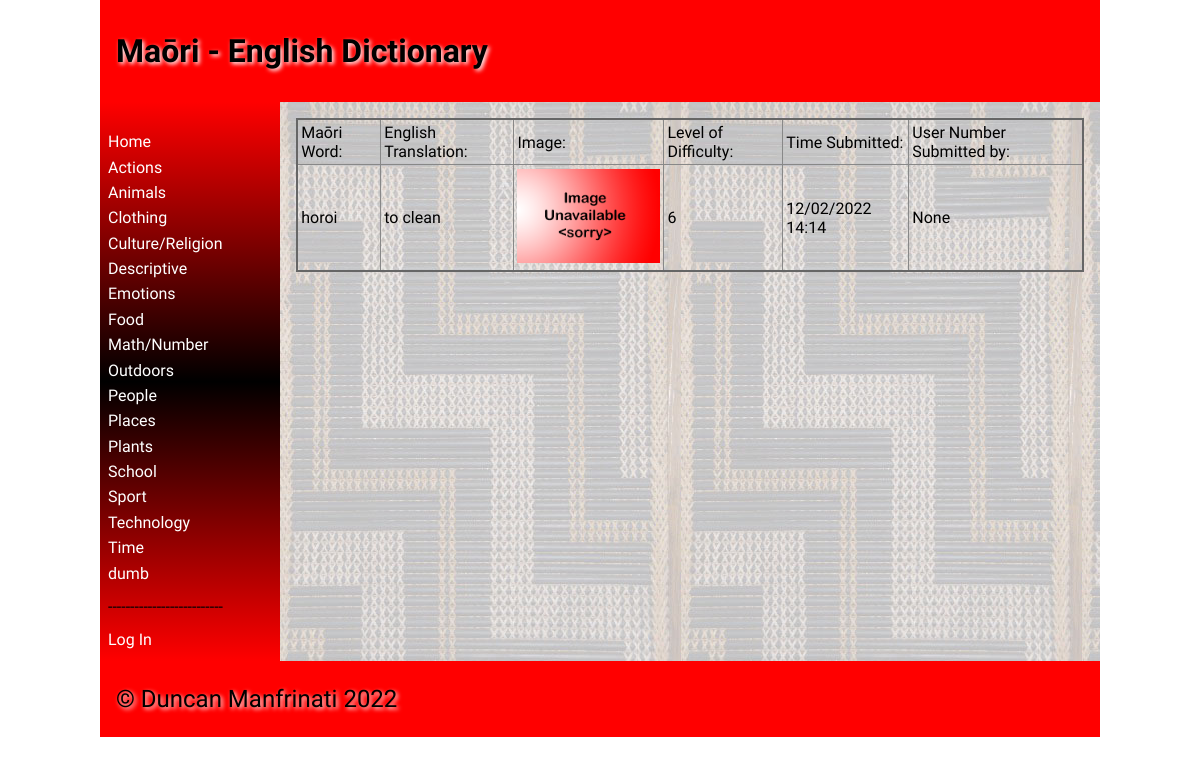
Screenshot of /word/7 with the database file from the repository.
### tables this page shows
CREATE TABLE categories
(
	id integer
		constraint categories_pk
			primary key autoincrement,
	categories varchar(900)
);

CREATE TABLE "dictionary"
(
	id integer
		constraint dictionary_pk
			primary key autoincrement,
	maori varchar(60),
	english varchar(60),
	category_id integer
		references categories,
	definition varchar(900),
	level integer,
	image varchar(60),
	time datetime,
	user_id interger
);

### app.py (the view, shortened to what this page needs)
@app.route("/word/<id>", methods=['POST', 'GET'])
def dictionary(id):
    id = int(id)
    con = create_connection(DATA_BASE)
    query = "SELECT id, maori, english, image, level, time, user_id FROM dictionary WHERE id=?;"
    cur = con.cursor()
    cur.execute(query, (id,))
    word = cur.fetchall()
    con.close()
    return render_template("word.html", is_teacher=is_teacher(), logged_in=is_logged_in(), word=word, id=id,
                           categories=categories())

### app.py (called while the page is built)
def create_connection(db_file):
    try:
        connection = sqlite3.connect(db_file)
        connection.execute('pragma foreign_keys=ON')
        return connection
    except Error as e:
        print(e)
    return None

def is_logged_in():
    if session.get("email") is None:
        print("Not Logged In")
        return False
    else:
        print("Logged In")
        return True

def is_teacher():
    teacher = False
    if session.get("teacher") is None:
        teacher = False
    elif session.get("teacher"):
        teacher = True
    return teacher

def categories():
    con = create_connection(DATA_BASE)
    query = "SELECT id,categories FROM categories"
    cur = con.cursor()
    cur.execute(query, )
    category_ids = cur.fetchall()
    con.close()
    return category_ids

### templates/word.html (shortened to what this page needs)
{% extends 'base.html' %}
{% block heading %}Maōri - English Dictionary{% endblock %}
{% block main %}
<table class="word-table">
    <thead>
    <tr>
        <td>Maōri Word:</td>
        <td>English Translation:</td>
        <td>Image:</td>
        <td>Level of Difficulty:</td>
        <td>Time Submitted:</td>
        <td>User Number Submitted by:</td>
    </tr>
    </thead>
    <tbody>
    {% for words in word %}
    <tr>
        <td><p>{{ words[1] }}</p></td>
        <td><p>{{ words[2] }}</p></td>
        <td width="150"><img src="/static/images/{{ words[3] }}"></td>
        <td><p>{{ words[4] }}</p></td>
        <td><p>{{ words[5] }}</p></td>
        <td><p>{{ words[6] }}</p></td>
    </tr>
    </tbody>
    {% endfor %}
</table>
{% endblock %}

### templates/base.html (shortened to what this page needs)
<!doctype html>
<html lang="en">
<head>
    <link href="{{ url_for('static', filename='css/style.css') }}" rel="stylesheet">
</head>
<body>
<div id="container">
    <header>
        <h1>{% block heading %} {% endblock %}</h1>
    </header>
    <nav>
        <ul>
            <li><a href="/">Home</a></li>
            {% for category in categories %}
            <li><a href="/category/{{ category[0] }}">{{ category[1] }}</a></li>
            {% endfor %}
            {% if logged_in %}
            <li><p>--------------------------</p></li>
            <li><a href="/logout">Log Out</a></li>
            {% else %}
            <li><p>--------------------------</p></li>
            <li><a href="/login">Log In</a></li>
            {% endif %}
        </ul>
    </nav>
    <main>
        {% block main %}{% endblock %}
    </main>
    <footer>
        <p>
            &copy; Duncan Manfrinati 2022
        </p>
    </footer>
</div>
</body>
</html>

### static/css/style.css (style rules this page uses)
* { font-family: Comfortaa, sans-serif; margin: 0; padding: 0; box-sizing: border-box; }
#container { display: grid; grid-template-columns: 75px auto; grid-template-areas: 'nav header' 'main main' 'footer footer'; }
header { grid-area: header; background-color: #f00; padding: 1rem; }
nav { grid-area: nav; }
main { grid-area: main; padding: 1rem; background-color: #edd; }
h1, h2, h3, h4 { padding: 1rem 0; font-family: 'Suez One', serif; color: #000000; text-shadow: 2px 2px 4px #fff; }
p { padding: 0.5rem 0; }
a { color: #222; }
img { width: 100%; }
table { width: 100%; border: 2px solid #666; border-collapse: collapse; }
th, td { border: 1px solid #888; padding: 0.2rem; text-align: left; }
footer { grid-area: footer; padding: 1rem; background-color: #f00; }
footer p { color: #000; text-shadow: 2px 2px 4px #fff; font-size: 1.5rem; }
@media only screen and (min-width: 768px) { #container { grid-template-columns: 180px auto; grid-template-areas: 'header header' 'nav main' 'footer footer'; } }
@media only screen and (min-width: 768px) { nav { background: linear-gradient(180deg, rgba(255,0,0,1) 0%, rgba(0, 0, 0, 1) 50%, rgba(255,0,0,1) 100%); padding: 0.5rem; } }
@media only screen and (min-width: 768px) { nav ul { list-style: none; } }
@media only screen and (min-width: 768px) { nav li { padding: 0.2rem 0; } }
@media only screen and (min-width: 768px) { nav a { color: #fff; text-decoration: none; } }
@media only screen and (min-width: 768px) { main { background-image: url("/static/images/poutama.jpg"); } }
@media only screen and (min-width: 1000px) { #container { width: 1000px; margin: auto; } }

### rows the page displays
categories: categories "Actions"
categories: categories "Animals"
categories: categories "Clothing"
categories: categories "Culture/Religion"
categories: categories "Descriptive"
categories: categories "Emotions"
categories: categories "Food"
categories: categories "Math/Number"
categories: categories "Outdoors"
categories: categories "People"
categories: categories "Places"
categories: categories "Plants"
categories: categories "School"
categories: categories "Sport"
categories: categories "Technology"
categories: categories "Time"
categories: categories "dumb"
dictionary: maori "horoi", english "to clean", image (placeholder picture), level "6", time "12/02/2022 14:14", words "None"
